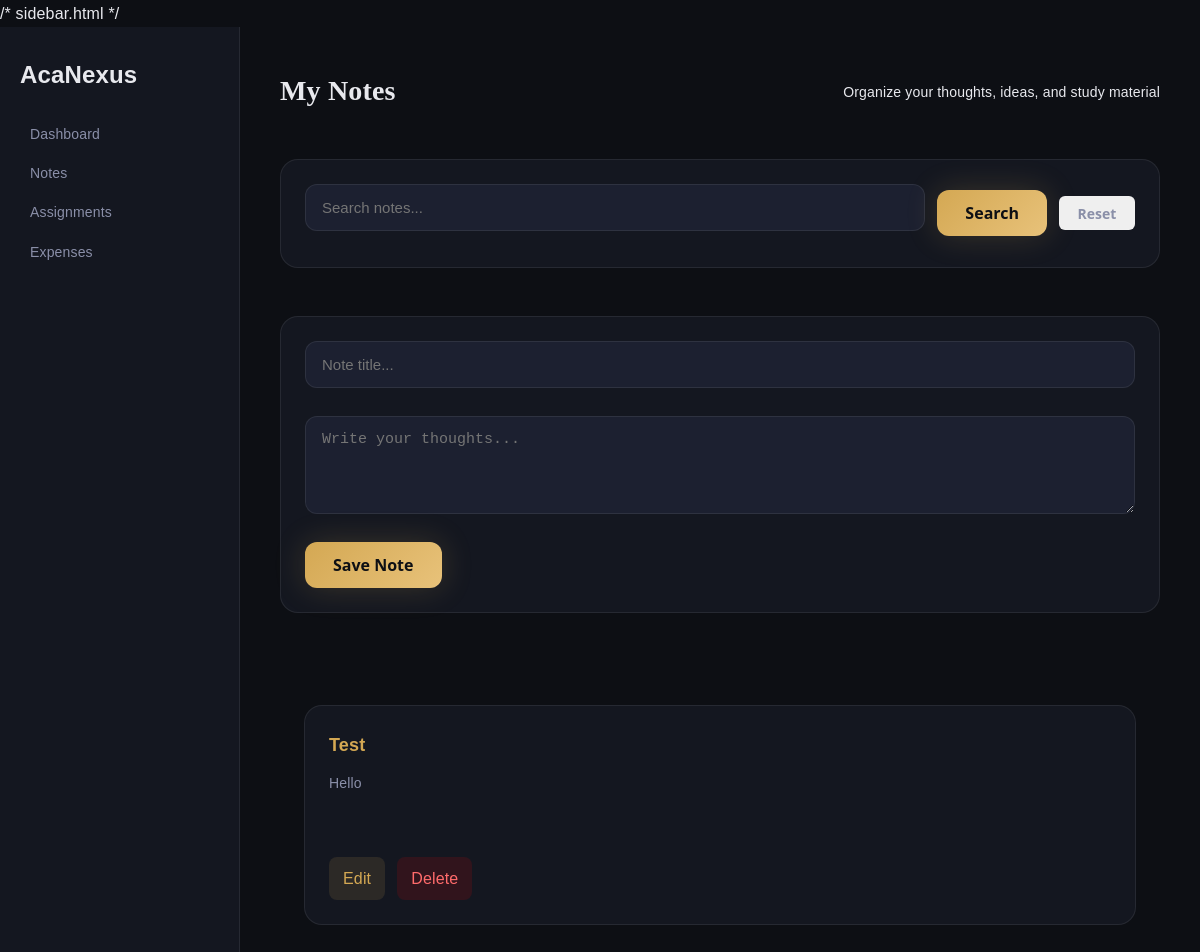
/notes, run on an earlier commit of the app's database.
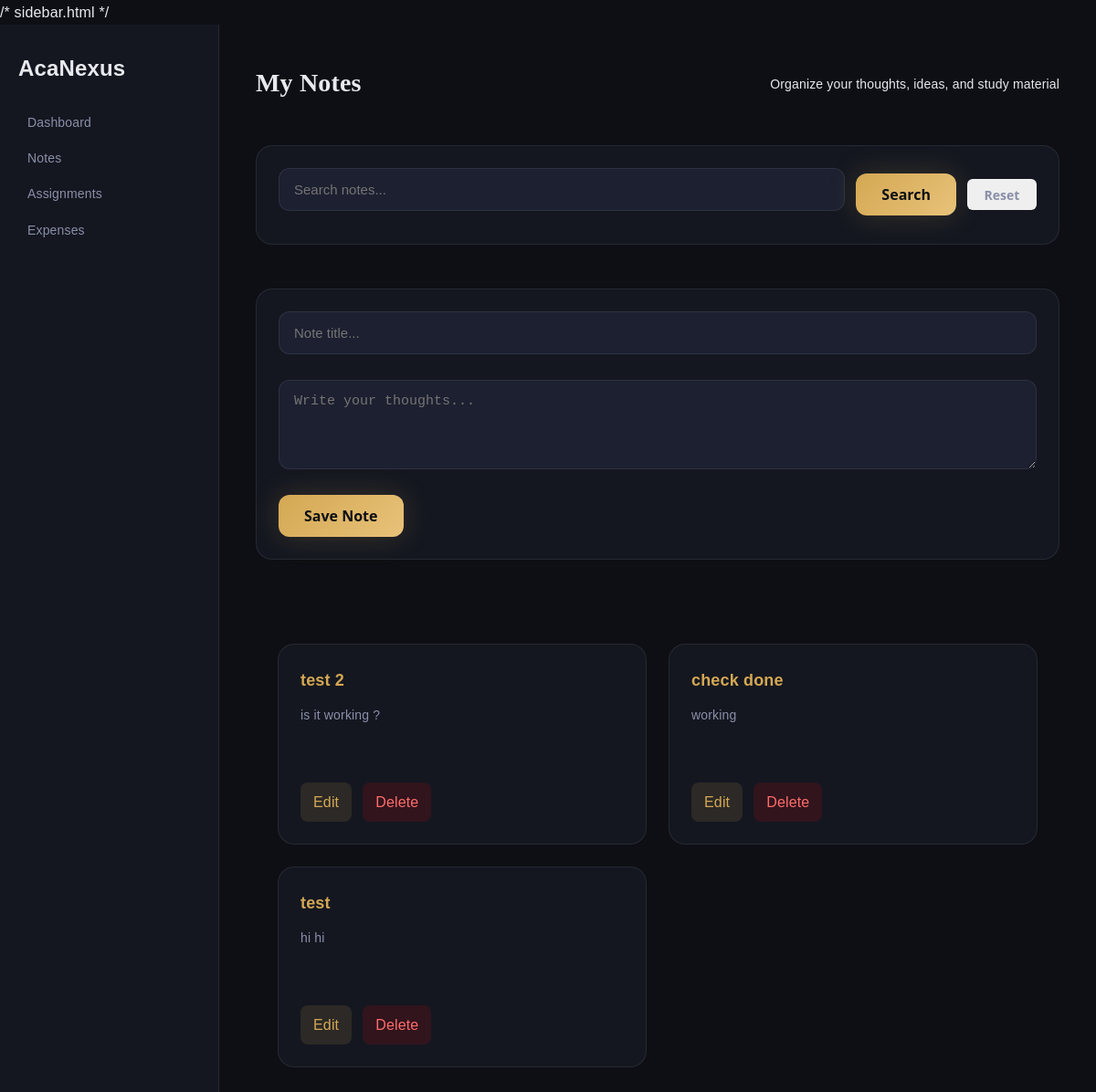
And on a later commit of the database.
### tables this page shows
CREATE TABLE notes (
        id INTEGER PRIMARY KEY AUTOINCREMENT,
        title TEXT NOT NULL,
        content TEXT NOT NULL
    );

### app.py (the view, shortened to what this page needs)
@app.route("/notes", methods=["GET", "POST"])
def notes():
    conn = sqlite3.connect("database/acanexus.db")
    cursor = conn.cursor()
    search = request.args.get("search")
    if search:
        cursor.execute(
            "SELECT * FROM notes WHERE title LIKE ?",
            ('%' + search + '%',)
        )
    else:
        cursor.execute("SELECT * FROM notes")
    notes = cursor.fetchall()
    conn.close()
    return render_template(
        "notes.html",
        notes=notes
    )

### templates/notes.html (shortened to what this page needs)
{% extends "base.html" %} {% block content %}
<link
  rel="stylesheet"
  href="{{ url_for('static', filename='css/style.css') }}"
/>
<link
  rel="stylesheet"
  href="{{ url_for('static', filename='css/notes.css') }}"
/>
<div class="page-header">
  <h1>My Notes</h1>
  <p>Organize your thoughts, ideas, and study material</p>
</div>
<div class="card notes-control-card">
  <form method="GET" class="search-bar">
    <input
      type="text"
      name="search"
      value="{{ request.args.get('search', '') }}"
      placeholder="Search notes..."
    />
    <button type="submit" class="btn btn-gold">Search</button>
    <a href="/notes">
      <button type="button" class="btn btn-outline-sm">Reset</button>
    </a>
  </form>
</div>
<div class="card notes-control-card">
  <form method="POST" class="note-form">
    <input type="text" name="title" placeholder="Note title..." required />
    <textarea
      name="content"
      rows="4"
      placeholder="Write your thoughts..."
      required
    ></textarea>
    <button type="submit" class="btn btn-gold">Save Note</button>
  </form>
</div>
<div class="notes-grid">
   {% for note in notes %}
  <div class="note-card">
    <h3>{{ note[1] }}</h3>
    <p>{{ note[2] }}</p>
    <div class="note-actions">
      <a href="/edit_note/{{ note[0] }}">Edit</a>
      <a
        href="/delete_note/{{ note[0] }}"
        onclick="return confirm('Delete this note?');"
        class="danger"
      >
        Delete
      </a>
    </div>
  </div>
  {% endfor %}
</div>
{% endblock %}

### templates/base.html (shortened to what this page needs)
<!doctype html>
<html>
  <head>
    <link
      rel="stylesheet"
      href="{{ url_for('static', filename='css/style.css') }}"
    />
  </head>
  <body>
    <div class="dashboard-container">
      <div class="sidebar">
        <h2>AcaNexus</h2>
        <ul>
          <li>
            <a href="/dashboard">Dashboard</a>
          </li>
          <li>
            <a href="/notes">Notes</a>
          </li>
          <li>
            <a href="/assignments">Assignments</a>
          </li>
          <li>
            <a href="/expenses">Expenses</a>
          </li>
        </ul>
      </div>
      <div class="main-content">{% block content %} {% endblock %}</div>
    </div>
  </body>
</html>

### static/css/style.css (style rules this page uses)
html { -webkit-font-smoothing: antialiased; -moz-osx-font-smoothing: grayscale; text-rendering: optimizeLegibility; }
body { letter-spacing: 0.01em; }
html { scroll-padding-top: var(--nav-height); }
.dashboard-container { display: flex; min-height: 100vh; background: var(--clr-bg); }
.sidebar { width: 240px; padding: 28px 20px; }
.main-content { flex: 1; padding: 40px; display: flex; flex-direction: column; gap: 24px; overflow-x: hidden; }
:root { --bg: #0d0f14; --surface: #141720; --surface-2: #1c2030; --primary: #d4a853; --primary-soft: rgba(212,168,83,0.15); --text: #e8e9ee; --muted: #8a8fa8; --border: rgba(255,255,255,0.08); --s1: 4px; --s2: 8px; --s3: 12px; --s4: 16px; --s5: 20px; --s6: 24px; --s8: 32px; --s10: 40px; --s12: 48px; --r1: 6px; --r2: 12px; --r3: 18px; --r4: 24px; --shadow-sm: 0 4px 12px rgba(0,0,0,0.3); --shadow-md: 0 10px 30px rgba(0,0,0,0.4); --t-fast: 0.2s ease; --t-smooth: 0.35s ease; }
body { background: var(--bg); color: var(--text); font-family: 'DM Sans', sans-serif; }
.dashboard-card, .assignment-card, .note-card, .expense-card { background: var(--surface); border: 1px solid var(--border); border-radius: var(--r3); padding: var(--s6); animation: fadeUp 0.4s ease; }
.dashboard-grid, .assignments-grid, .notes-grid, .expenses-grid { display: grid; gap: var(--s6); }

### static/css/notes.css (style rules this page uses)
.notes-grid { display: grid; grid-template-columns: repeat(auto-fit, minmax(280px, 1fr)); gap: var(--s6); padding: var(--s6); }
.note-card { background: var(--surface); border: 1px solid var(--border); border-radius: var(--r3); padding: 24px; display: flex; flex-direction: column; gap: 12px; transition: all .3s ease; min-height: 220px; }
.note-card h3 { font-size: 18px; color: var(--primary); }
.note-card p { color: var(--muted); font-size: 14px; }
.note-actions { display: flex; gap: var(--s3); margin-top: var(--s3); }
.notes-control-card { background: var(--surface); border: 1px solid var(--border); border-radius: var(--r3); padding: 24px; margin-bottom: 24px; }
.search-bar { display: flex; gap: 12px; align-items: center; flex-wrap: wrap; }
.search-bar input { flex: 1; min-width: 250px; }
.note-form { display: flex; flex-direction: column; gap: 16px; }
.note-form input, .note-form textarea, .search-bar input { width: 100%; background: var(--surface-2); border: 1px solid var(--border); border-radius: 12px; padding: 14px 16px; color: var(--text); font-size: 15px; transition: all .3s ease; }
.note-form button { align-self: flex-start; }
.note-actions { margin-top: auto; }
.note-actions a { padding: 8px 14px; border-radius: 8px; text-decoration: none; transition: .3s; }
.note-actions a:first-child { background: rgba(212,168,83,.12); color: var(--primary); }
.note-actions a.danger { background: rgba(255,0,0,.12); color: #ff6b6b; }

### static/css/base.css (style rules this page uses)
* { margin: 0; padding: 0; box-sizing: border-box; }
html { scroll-behavior: smooth; -webkit-font-smoothing: antialiased; text-rendering: optimizeLegibility; scroll-padding-top: 80px; }
body { font-family: 'DM Sans', sans-serif; background: #0d0f14; color: #e8e9ee; line-height: 1.6; letter-spacing: 0.01em; overflow-x: hidden; }
a { color: inherit; text-decoration: none; }
ul { list-style: none; }
:root { --bg: #0d0f14; --surface: #141720; --surface-2: #1c2030; --primary: #d4a853; --primary-soft: rgba(212,168,83,0.15); --text: #e8e9ee; --muted: #8a8fa8; --border: rgba(255,255,255,0.08); --shadow-sm: 0 6px 18px rgba(0,0,0,0.35); --shadow-md: 0 12px 35px rgba(0,0,0,0.45); --r1: 6px; --r2: 12px; --r3: 18px; --s2: 8px; --s3: 12px; --s4: 16px; --s6: 24px; --s8: 32px; }

### static/css/layout.css (style rules this page uses)
.dashboard-container { display: flex; min-height: 100vh; background: var(--bg); }
.sidebar { width: 240px; background: var(--surface); border-right: 1px solid var(--border); padding: var(--s6); display: flex; flex-direction: column; gap: var(--s6); }
.sidebar ul { display: flex; flex-direction: column; gap: var(--s3); }
.sidebar a { color: var(--muted); font-size: 14px; padding: 8px 10px; border-radius: var(--r2); transition: 0.2s ease; }
.main-content { flex: 1; padding: var(--s8); display: flex; flex-direction: column; gap: var(--s6); overflow-x: hidden; }
.page-header { display: flex; justify-content: space-between; align-items: center; margin-bottom: var(--s6); }

### static/css/dashboard.css (style rules this page uses)
.sidebar { display: flex; flex-direction: column; }

What changed in the data, as far as the page shows it:
removed notes: title "Test", content "Hello"
added notes: title "test 2", content "is it working ?"
added notes: title "check done", content "working"
added notes: title "test", content "hi hi"
